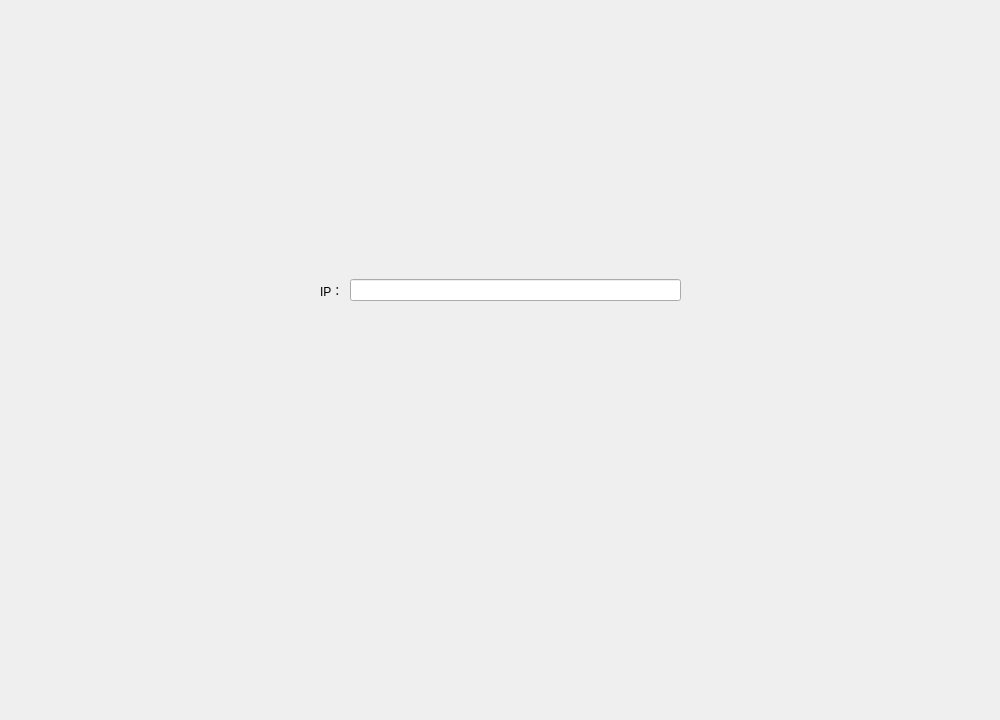
<?xml version="1.0" encoding="UTF-8"?>
<ui version="4.0">
 <class>addnewip</class>
 <widget class="QWidget" name="addnewip">
  <property name="geometry">
   <rect>
    <x>0</x>
    <y>0</y>
    <width>1000</width>
    <height>720</height>
   </rect>
  </property>
  <property name="windowTitle">
   <string>Form</string>
  </property>
  <widget class="QWidget" name="widget" native="true">
   <property name="geometry">
    <rect>
     <x>320</x>
     <y>250</y>
     <width>361</width>
     <height>81</height>
    </rect>
   </property>
   <layout class="QHBoxLayout" name="horizontalLayout">
    <item>
     <widget class="QLabel" name="label">
      <property name="text">
       <string>IP：</string>
      </property>
     </widget>
    </item>
    <item>
     <widget class="QLineEdit" name="lineEdit"/>
    </item>
   </layout>
  </widget>
 </widget>
 <resources/>
 <connections/>
</ui>
